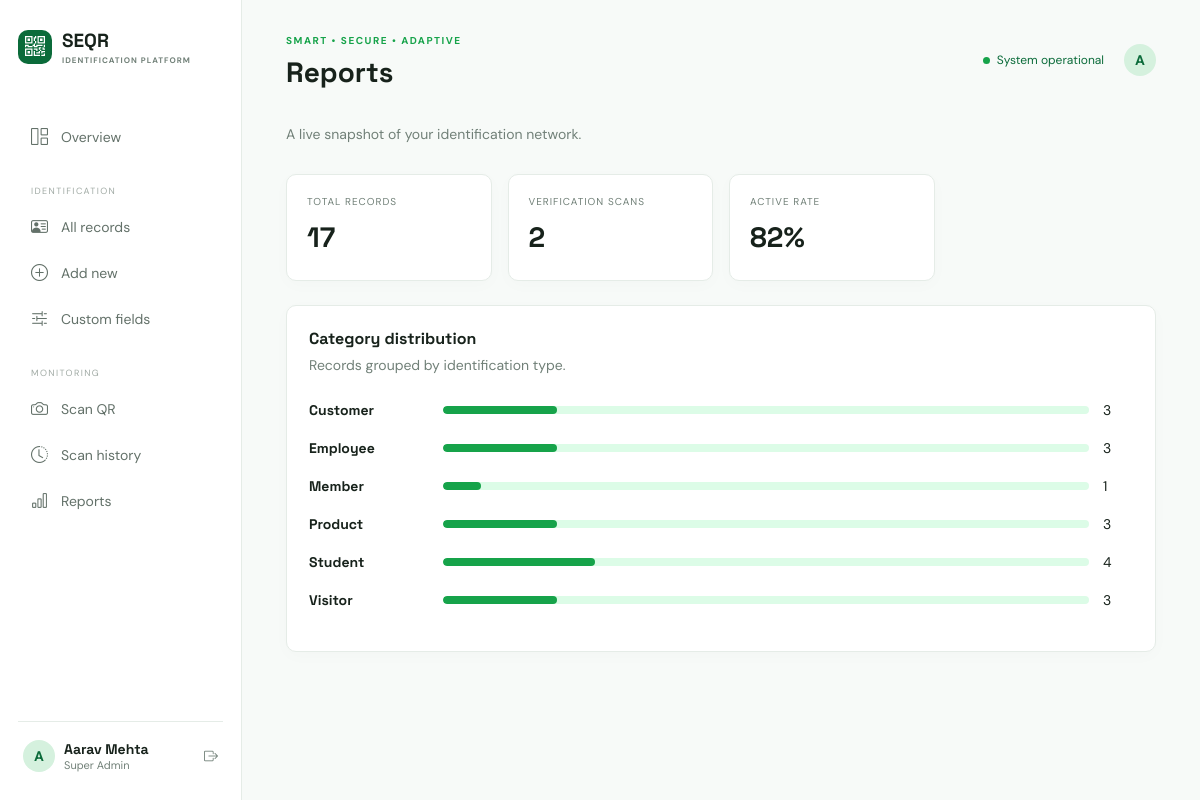
Screenshot of /reports (signed in) with the database file from the repository.
### app/models.py (models this page shows, shortened)
class User(UserMixin, db.Model):
    id = db.Column(db.Integer, primary_key=True)
    name = db.Column(db.String(120), nullable=False)
    username = db.Column(db.String(80), unique=True, nullable=False)
    email = db.Column(db.String(160), unique=True, nullable=False)
    password_hash = db.Column(db.String(255), nullable=False)
    role = db.Column(db.String(30), default='Operator')
    status = db.Column(db.String(20), default='Active')
    created_at = db.Column(db.DateTime, default=utcnow)
    last_login = db.Column(db.DateTime)

class Identification(db.Model):
    id = db.Column(db.Integer, primary_key=True)
    public_id = db.Column(db.String(24), unique=True, nullable=False)
    qr_token = db.Column(db.String(96), unique=True, nullable=False)
    name = db.Column(db.String(160), nullable=False)
    category = db.Column(db.String(80), nullable=False)
    email = db.Column(db.String(160)); phone = db.Column(db.String(40)); address = db.Column(db.Text)
    dob = db.Column(db.String(20)); organization = db.Column(db.String(160)); department = db.Column(db.String(120)); designation = db.Column(db.String(120))
    profile_photo = db.Column(db.String(255)); status = db.Column(db.String(20), default='Active'); notes = db.Column(db.Text)
    created_at = db.Column(db.DateTime, default=utcnow); updated_at = db.Column(db.DateTime, default=utcnow, onupdate=utcnow); last_scanned_at = db.Column(db.DateTime)
    custom_values = db.relationship('CustomFieldValue', cascade='all, delete-orphan', backref='identification')
    scans = db.relationship('ScanLog', cascade='all, delete-orphan', backref='identification')

### app/__init__.py (the view)
    @app.get('/reports')
    @login_required
    def reports(): return render_template('reports.html', records=Identification.query.all(), logs=ScanLog.query.all())

### app/templates/reports.html
{% extends 'base.html' %}{% block heading %}Reports{% endblock %}{% block content %}<div class="intro-row"><p class="muted">A live snapshot of your identification network.</p></div><section class="stats"><div class="stat"><small>TOTAL RECORDS</small><strong>{{ records|length }}</strong></div><div class="stat"><small>VERIFICATION SCANS</small><strong>{{ logs|length }}</strong></div><div class="stat"><small>ACTIVE RATE</small><strong>{{ ((records|selectattr('status','equalto','Active')|list|length / records|length * 100) if records else 0)|round|int }}%</strong></div></section><section class="panel"><div class="panel-head"><div><h3>Category distribution</h3><p class="muted">Records grouped by identification type.</p></div></div>{% for category in records|groupby('category') %}<div class="report-row"><strong>{{ category.grouper }}</strong><div class="progress"><span style="width:{{ [category.list|length / (records|length or 1) * 100,100]|min }}%"></span></div><span>{{ category.list|length }}</span></div>{% endfor %}</section>{% endblock %}

### app/templates/base.html (shortened to what this page needs)
<!doctype html><html lang="en"><head><meta charset="utf-8"><meta name="viewport" content="width=device-width,initial-scale=1"><title>{% block title %}SEQR{% endblock %}</title><link rel="preconnect" href="https://fonts.googleapis.com"><link href="https://fonts.googleapis.com/css2?family=DM+Sans:wght@400;500;700&family=Space+Grotesk:wght@500;600;700&display=swap" rel="stylesheet"><link href="https://cdn.jsdelivr.net/npm/bootstrap-icons@1.11.3/font/bootstrap-icons.css" rel="stylesheet"><link rel="stylesheet" href="{{ url_for('static',filename='css/style.css') }}"></head><body>{% if current_user.is_authenticated %}<aside><div class="brand"><span class="brand-mark"><i class="bi bi-qr-code"></i></span><div>SEQR<small>IDENTIFICATION PLATFORM</small></div></div><nav><a href="{{ url_for('dashboard') }}" class="{{ 'selected' if active_page=='dashboard' }}"><i class="bi bi-grid-1x2"></i>Overview</a><p>IDENTIFICATION</p><a href="{{ url_for('identifications') }}"><i class="bi bi-person-vcard"></i>All records</a><a href="{{ url_for('identification_new') }}"><i class="bi bi-plus-circle"></i>Add new</a><a href="{{ url_for('fields') }}"><i class="bi bi-sliders2"></i>Custom fields</a><p>MONITORING</p><a href="{{ url_for('scanner') }}"><i class="bi bi-camera"></i>Scan QR</a><a href="{{ url_for('scans') }}"><i class="bi bi-clock-history"></i>Scan history</a><a href="{{ url_for('reports') }}"><i class="bi bi-bar-chart"></i>Reports</a></nav><div class="side-foot"><div class="avatar">{{ current_user.name[0] }}</div><div><strong>{{ current_user.name }}</strong><small>{{ current_user.role }}</small></div><a href="{{ url_for('logout') }}" title="Logout"><i class="bi bi-box-arrow-right"></i></a></div></aside><main><header><button class="mobile-menu" onclick="document.body.classList.toggle('menu-open')"></button><div><span class="eyebrow">SMART • SECURE • ADAPTIVE</span><h1>{% block heading %}Overview{% endblock %}</h1></div><div class="header-actions"><span class="status-dot">System operational</span><div class="avatar">{{ current_user.name[0] }}</div></div></header>{% with messages=get_flashed_messages(with_categories=true) %}{% for category,message in messages %}<div class="toast {{ category }}">{{ message }}</div>{% endfor %}{% endwith %}{% block content %}{% endblock %}</main>{% else %}{% block auth_content %}{% endblock %}{% endif %}<script src="{{ url_for('static',filename='js/app.js') }}"></script></body></html>

### app/static/css/style.css (style rules this page uses)
:root { --ink:#17221b;--muted:#718078;--green:#0b6b3a;--lime:#16a34a;--pale:#dcfce7;--bg:#f7faf8;--line:#e5ece7;--amber:#c27a13;--violet:#7657a8 }
* { box-sizing:border-box }
body { margin:0;background:var(--bg);color:var(--ink);font:14px 'DM Sans',sans-serif }
h1,h2,h3,strong,.brand { font-family:'Space Grotesk',sans-serif }
h1 { font-size:28px;margin:6px 0 0;letter-spacing:0 }
h3 { margin:0;font-size:16px }
.muted { color:var(--muted);margin:7px 0 }
.eyebrow { font:700 10px 'DM Sans';letter-spacing:1.5px;color:var(--lime) }
aside { position:fixed;inset:0 auto 0 0;width:242px;padding:28px 18px;background:#fff;border-right:1px solid var(--line);display:flex;flex-direction:column;z-index:5 }
.brand { display:flex;gap:10px;align-items:center;font-size:19px;font-weight:700 }
.brand small { display:block;font:700 8px 'DM Sans';letter-spacing:1px;color:var(--muted);margin-top:2px }
.brand-mark { background:var(--green);color:white;border-radius:10px;width:34px;height:34px;display:grid;place-items:center;font-size:20px }
nav { margin-top:48px }
nav p { font-size:9px;letter-spacing:1.4px;color:#a0aaa4;margin:26px 13px 8px }
nav a { display:flex;align-items:center;gap:13px;color:#637169;text-decoration:none;padding:11px 13px;border-radius:8px;margin:2px 0 }
nav i { font-size:17px }
.side-foot { margin-top:auto;border-top:1px solid var(--line);padding:18px 5px 0;display:flex;align-items:center;gap:9px }
.side-foot small,.activity small,td small { display:block;color:var(--muted);font-size:11px }
.side-foot>a { margin-left:auto;color:var(--muted) }
.avatar { width:32px;height:32px;border-radius:50%;display:grid;place-items:center;background:#d5f1de;color:var(--green);font-weight:bold }
main { margin-left:242px;padding:30px 44px 60px;max-width:1500px }
header { display:flex;justify-content:space-between;align-items:center;margin-bottom:28px }
.header-actions { display:flex;align-items:center;gap:20px }
.status-dot { color:var(--green);font-size:12px }
.status-dot:before { content:'';display:inline-block;width:7px;height:7px;background:var(--lime);border-radius:50%;margin-right:7px }
.intro-row,.panel-head,.form-actions { display:flex;justify-content:space-between;align-items:center }
.stats { display:grid;grid-template-columns:repeat(4,1fr);gap:16px;margin:24px 0 }
.stat,.panel { background:#fff;border:1px solid var(--line);border-radius:10px;box-shadow:0 4px 18px #123d1b05 }
.stat { padding:20px;position:relative }
.stat small { font-size:10px;color:var(--muted);letter-spacing:1px;display:block }
.stat strong { font-size:28px;display:block;margin:11px 0 5px }
.panel { padding:22px }
.report-row { display:grid;grid-template-columns:120px 1fr 30px;align-items:center;gap:14px;margin:20px 0 }
.progress { height:8px;background:var(--pale);border-radius:4px;overflow:hidden }
.progress span { display:block;height:100%;background:var(--lime);border-radius:4px }

### rows the page displays
User: name "A", name "Aarav Mehta", role "Super Admin"
Identification: grouper "Customer", {{ [category.list|length / (records|length or 1) * 100,100]|min }} 17.647058823529413 (drawn), list|length "3"
Identification: grouper "Employee", {{ [category.list|length / (records|length or 1) * 100,100]|min }} 17.647058823529413 (drawn), list|length "3"
Identification: grouper "Member", {{ [category.list|length / (records|length or 1) * 100,100]|min }} 5.88235294117647 (drawn), list|length "1"
Identification: grouper "Product", {{ [category.list|length / (records|length or 1) * 100,100]|min }} 17.647058823529413 (drawn), list|length "3"
Identification: grouper "Student", {{ [category.list|length / (records|length or 1) * 100,100]|min }} 23.52941176470588 (drawn), list|length "4"
Identification: grouper "Visitor", {{ [category.list|length / (records|length or 1) * 100,100]|min }} 17.647058823529413 (drawn), list|length "3"

### other values shown
{{ records|length }} "17"
{{ logs|length }} "2"
